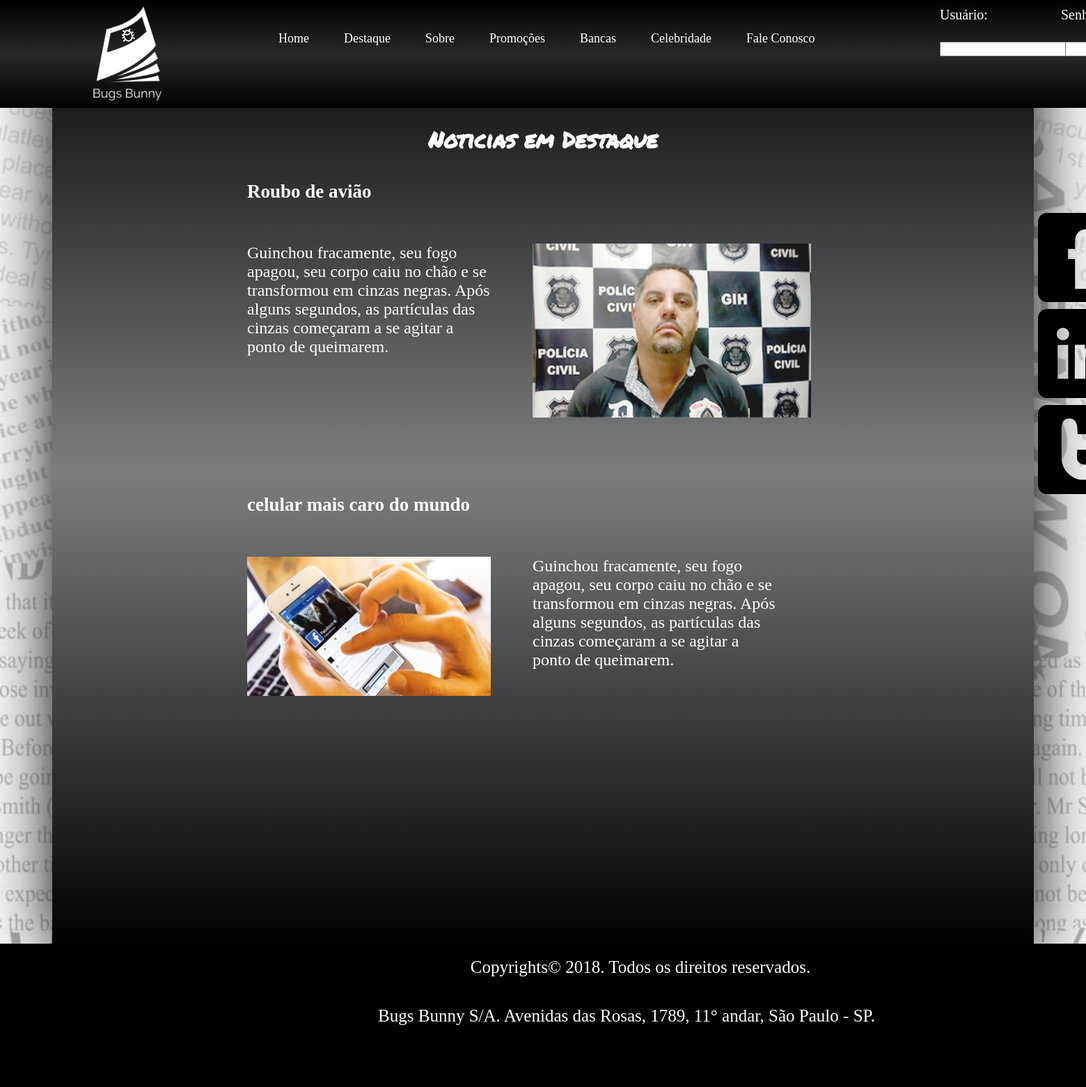
The app's page /destaque.php with its own data.
### tables this page shows
CREATE TABLE `tbl_destaque` (
  `idDestaque` int(11) NOT NULL AUTO_INCREMENT,
  `titulo` varchar(100) NOT NULL,
  `texto` text NOT NULL,
  `foto` varchar(100) NOT NULL,
  `status` tinyint(4) NOT NULL DEFAULT '1',
  PRIMARY KEY (`idDestaque`)
);

### destaque.php (the view, shortened to what this page needs)
<?php
    $conexao = getConexao();
?>
<!doctype html>
<html>
    <head>
        <link type="text/css" rel="stylesheet" href="css/style.css">
        <link rel="stylesheet" type="text/css" href="examples/_shared/css/style.css">
        <link rel="stylesheet" type="text/css" href="examples/connected-carousels/jcarousel.connected-carousels.css">
    </head>
    <body>
        <header>
            <div id="caixa_header">
                <div id="caixa_header_central">
                    <div id="caixa_logo">
                    </div>
                    <div id="caixa_menu">
                       <a href="index.php">
                           <div class="caixa_optMenu">
                            <p>Home</p>
                           </div>
                        </a>
                        <a href="destaque.php">
                            <div class="caixa_optMenu">
                               <p>Destaque</p>
                            </div>
                        </a>
                        <a href="sobre.php">
                            <div class="caixa_optMenu">
                                <p>Sobre</p>
                            </div>
                        </a>
                        <a href="promocoes.php">
                            <div class="caixa_optMenu">
                                <p>Promoções</p>
                            </div>
                        </a>
                        <a href="bancas.php">
                            <div class="caixa_optMenu">
                                <p>Bancas</p>
                            </div>
                        </a>
                        <a href="celebridade.php">
                            <div class="caixa_optMenu">
                                <p>Celebridade</p>
                            </div>
                        </a>
                        <a href="faleConosco.php">
                            <div class="caixa_optMenu" >
                                <p>Fale Conosco</p>
                            </div>
                        </a>
                    </div>
                    <div id="caixa_login">
                        <div class="caixa_seg_login_label">
                            <div class="caixa_login_label" style="margin-right: 30px;">
                                <p>Usuário:</p>
                            </div>
                            <div class="caixa_login_label">
                                <p>Senha:</p>
                            </div>
                        </div>
                        <div class="caixa_seg_login_text">
                            <div class="caixa_login_text">
                                <input type="text" name="txtUsuario">
                            </div>
                            <div class="caixa_login_text">
                                <input type="password" name="txtSenha">
                            </div>
                        </div>
                    </div>
                </div>
            </div>
        </header>
        <div class="caixa_global">
            <div id="caixa_especial"></div>
            <div class="caixa_destaque_principal">
                <div class="caixa_destaque_titulo">
                    <h1>Noticias em Destaque</h1>
                </div>
                <?php
                    $sql = "select * from tbl_destaque where status = 1";
                    $select = mysqli_query($conexao, $sql);
                    $i = 0;
                    while($rsDestaque = mysqli_fetch_array($select)){
                        if($i % 2 == 0){
                ?>
                    <div class="caixa_destaque_section1">
                        <section>
                            <div class="caixa_destaque_section1_titulo">
                                <h2><?php echo($rsDestaque['titulo']);?></h2>
                            </div>
                            <div class="caixa_destaque_section1_texto">
                                <?php echo($rsDestaque['texto']);?>
                            </div>
                            <div class="caixa_destaque_section1_img">
                                <p>
                                    <img src="CMS/<?php echo($rsDestaque['foto']);?>" alt="destaque">
                                </p>
                            </div>
                        </section>
                    </div>
                <?php
                }else{
                ?>
                <div class="caixa_destaque_section2">
                    <section>
                        <div class="caixa_destaque_section2_titulo">
                            <h2><?php echo($rsDestaque['titulo']);?></h2>
                        </div>
                        <div class="caixa_destaque_section2_img">
                            <img src="CMS/<?php echo($rsDestaque['foto']);?>" alt="destaque">
                        </div>
                        <div class="caixa_destaque_section2_texto">
                            <p>
                                <?php echo($rsDestaque['texto']);?>
                            </p>
                        </div>
                    </section>
                </div>
                <?php
                        }
                        $i++;
                    }
                ?>
            </div>
            <div class="caixa_anuncio">
                <div class="anuncio">
                    <img src="imagens/facebook.png" alt="facebook">
                </div>
                <div class="anuncio">
                    <img src="imagens/linkedin.png" alt="linkedin">
                </div>
                <div class="anuncio">
                    <img src="imagens/twitter.png" alt="twitter">
                </div>
            </div>
        </div>
        <footer>
            <div id="caixa_footer">
                <div class="caixa_footer_central">
                    <div class="caixa_footer_cima">
                        <p>Copyrights© 2018. Todos os direitos reservados.</p>
                    </div>
                    <div class="caixa_footer_baixo">
                          <p>Bugs Bunny S/A. Avenidas das Rosas, 1789, 11° andar, São Paulo - SP.</p>
                    </div>
                </div>
            </div>
        </footer>
    </body>
</html>

### css/style.css (style rules this page uses)
body { background-color: #164059; margin: 0; background-image: url(../imagens/bgJornal22.jpg); background-repeat: no-repeat; background-size: cover; background-attachment: fixed; }
p, h1, h2, h3, a { color: white; }
p { padding: 0; margin: 0; }
h1 { font-family: titulo; }
div { padding-top: 0; }
#caixa_header { height: 155px; width: 100%; position: fixed; background-image: linear-gradient(black, #282828, black); color: white; z-index: 998; }
#caixa_especial { height: 156px; width: 100%; }
#caixa_header_central { height: 100%; width: 1800px; margin-left: auto; margin-right: auto; }
#caixa_logo { height: 140px; width: 150px; margin-top: 10px; margin-left: 100px; float: left; background-image: url(../imagens/logo1.png); background-size: cover; }
#caixa_menu { height: 80px; width: 900px; margin-top: 45px; margin-left: 150px; float: left; margin-right: 50px; }
.caixa_optMenu { height: 30px; width: auto; float: left; padding-bottom: 5px; margin-right: 50px; }
.caixa_optMenu p, .caixa_optMenu a:link { font-size: 18px; text-align: center; color: white; font-family: 'Permanent Marker', cursive; text-decoration: none; }
#caixa_login { height: 80px; width: 450px; margin-top: 10px; float: left; }
#caixa_login p { font-size: 20px; }
.caixa_seg_login_label { height: 50%; width: 80%; float: left; }
.caixa_login_label { height: 100%; width: 40%; float: left; }
.caixa_seg_login_text { height: 40%; width: 80%; margin-top: 10px; float: left; }
.caixa_login_text { height: 100%; width: 50%; float: left; }
.caixa_global { width: 1410px; min-height: 800px; height: auto; box-shadow:0px 12px 90px black; margin-left: auto; margin-right: auto; overflow: hidden; background-image: linear-gradient(black, #7c7e7f, black); }
.caixa_anuncio { float: left; height: 600px; width: 300px; margin-top: 150px; margin-left: 1330px; position: fixed; }
.anuncio { width: 128px; height: 128px; margin-left: auto; margin-right: auto; margin-bottom: 10px; }
.caixa_destaque_principal { height: auto; min-height: 1200px; width: 1410px; float: left; }
.caixa_destaque_titulo { height: 60px; width: 500px; color: white; text-align: center; margin-left: auto; margin-right: auto; }
.caixa_destaque_section1 { height: 350px; width: 850px; margin-left: auto; margin-right: auto; margin-bottom: 100px; }
.caixa_destaque_section1_titulo { height: 40px; width: auto; font-family: cursive; font-size: 18px; margin-bottom: 50px; }
.caixa_destaque_section1_titulo h2 { color: white; }
.caixa_destaque_section1_texto { height: auto; min-height: 100px; width: 350px; float: left; }
.caixa_destaque_section1_img { height: 200px; width: 350px; margin-left: 60px; float: left; }
.caixa_destaque_section1_img img { height: 250px; width: 400px; }
.caixa_destaque_section2 { height: 350px; width: 850px; margin-left: auto; margin-right: auto; }
.caixa_destaque_section2_titulo { height: 40px; width: auto; font-family: cursive; font-size: 18px; margin-bottom: 50px; }
.caixa_destaque_section2_titulo h2 { color: white; }
.caixa_destaque_section2_img { height: 200px; width: 350px; float: left; }
.caixa_destaque_section2_texto { height: 200px; width: 350px; margin-left: 60px; float: left; }
.caixa_destaque_section1, .caixa_destaque_section2, .caixa_destaque_section3 p { color: white; font-size: 24px; }
#caixa_footer { width: 100%; height: 206px; background-color: black; }
.caixa_footer_central { width: 1800px; height: 100%; margin-left: auto; margin-right: auto; }
.caixa_footer_cima { height: 50px; width: 100%; padding: 20px; }
.caixa_footer_baixo { height: 50px; width: 100%; }
.caixa_footer_cima, .caixa_footer_baixo p { font-size: 25px; color: white; text-align: center; }

### records on screen
tbl_destaque: titulo "Roubo de avião", texto "Guinchou fracamente, seu fogo apagou, seu corpo caiu no chão e se transformou em cinzas negras. Após alguns segundos, as partículas das cinzas começaram a se agitar a ponto de queimarem.", foto (picture)
tbl_destaque: titulo "celular mais caro do mundo", foto (picture), texto "Guinchou fracamente, seu fogo apagou, seu corpo caiu no chão e se transformou em cinzas negras. Após alguns segundos, as partículas das cinzas começaram a se agitar a ponto de queimarem."
